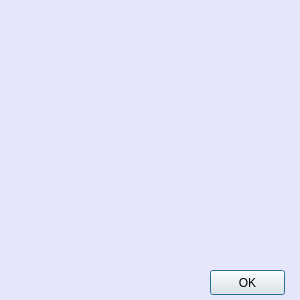
<?xml version="1.0" encoding="UTF-8"?>
<ui version="4.0">
 <class>Matrix</class>
 <widget class="QDialog" name="Matrix">
  <property name="geometry">
   <rect>
    <x>0</x>
    <y>0</y>
    <width>300</width>
    <height>300</height>
   </rect>
  </property>
  <property name="palette">
   <palette>
    <active>
     <colorrole role="Base">
      <brush brushstyle="SolidPattern">
       <color alpha="255">
        <red>255</red>
        <green>255</green>
        <blue>255</blue>
       </color>
      </brush>
     </colorrole>
     <colorrole role="Window">
      <brush brushstyle="SolidPattern">
       <color alpha="255">
        <red>230</red>
        <green>230</green>
        <blue>250</blue>
       </color>
      </brush>
     </colorrole>
    </active>
    <inactive>
     <colorrole role="Base">
      <brush brushstyle="SolidPattern">
       <color alpha="255">
        <red>255</red>
        <green>255</green>
        <blue>255</blue>
       </color>
      </brush>
     </colorrole>
     <colorrole role="Window">
      <brush brushstyle="SolidPattern">
       <color alpha="255">
        <red>230</red>
        <green>230</green>
        <blue>250</blue>
       </color>
      </brush>
     </colorrole>
    </inactive>
    <disabled>
     <colorrole role="Base">
      <brush brushstyle="SolidPattern">
       <color alpha="255">
        <red>230</red>
        <green>230</green>
        <blue>250</blue>
       </color>
      </brush>
     </colorrole>
     <colorrole role="Window">
      <brush brushstyle="SolidPattern">
       <color alpha="255">
        <red>230</red>
        <green>230</green>
        <blue>250</blue>
       </color>
      </brush>
     </colorrole>
    </disabled>
   </palette>
  </property>
  <property name="font">
   <font>
    <family>Arial</family>
   </font>
  </property>
  <property name="windowTitle">
   <string>Dialog</string>
  </property>
  <widget class="QLabel" name="error">
   <property name="geometry">
    <rect>
     <x>120</x>
     <y>10</y>
     <width>91</width>
     <height>16</height>
    </rect>
   </property>
   <property name="text">
    <string/>
   </property>
  </widget>
  <widget class="QWidget" name="gridLayoutWidget">
   <property name="geometry">
    <rect>
     <x>29</x>
     <y>30</y>
     <width>271</width>
     <height>231</height>
    </rect>
   </property>
   <layout class="QGridLayout" name="matrix">
    <property name="sizeConstraint">
     <enum>QLayout::SetMinAndMaxSize</enum>
    </property>
   </layout>
  </widget>
  <widget class="QPushButton" name="OKPushButton">
   <property name="geometry">
    <rect>
     <x>210</x>
     <y>270</y>
     <width>75</width>
     <height>25</height>
    </rect>
   </property>
   <property name="cursor">
    <cursorShape>PointingHandCursor</cursorShape>
   </property>
   <property name="text">
    <string>OK</string>
   </property>
  </widget>
 </widget>
 <resources/>
 <connections/>
</ui>
